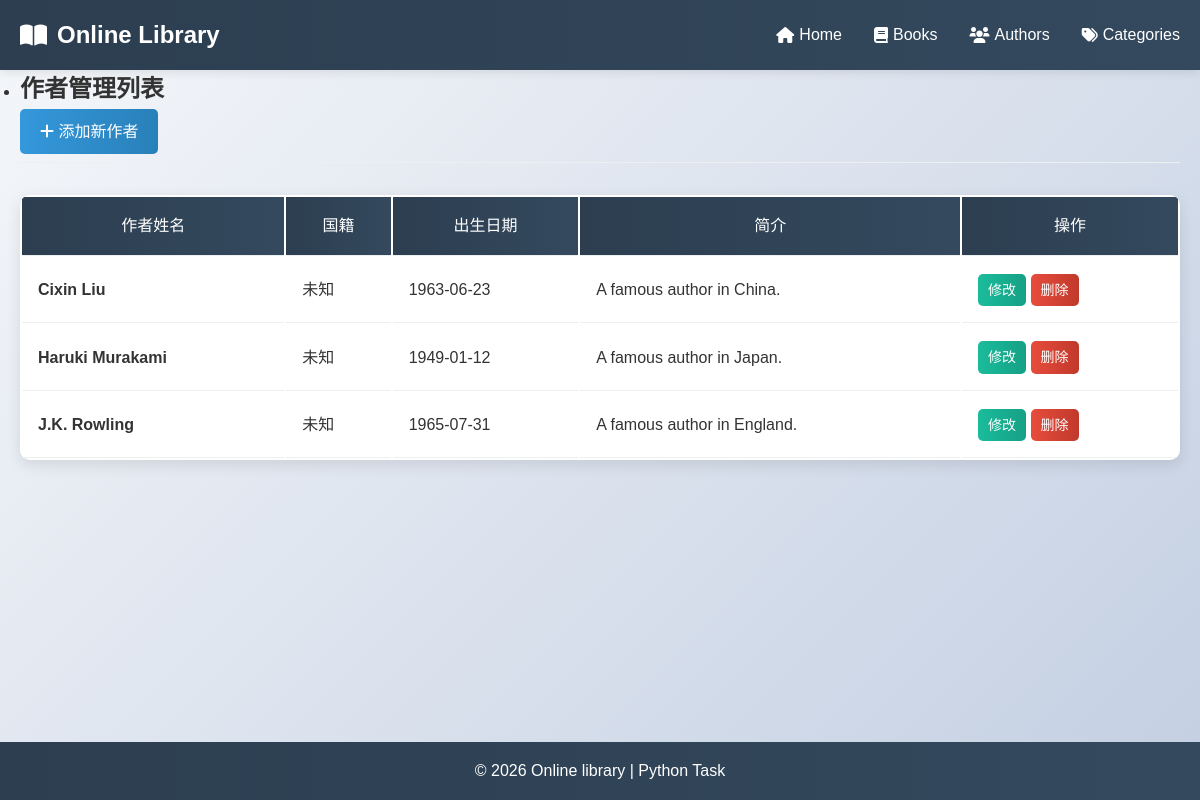
The app's page /authors with its own data.
### models.py (models this page shows, shortened)
class Author(db.Model):
    id = db.Column(db.Integer, primary_key=True)
    name = db.Column(db.String(100), nullable=False)
    birth_date = db.Column(db.Date)
    nationality_id = db.Column(db.Integer, db.ForeignKey('language.id'), nullable=False)
    is_alive = db.Column(db.Boolean, default=True)
    biography = db.Column(db.Text)
    books = db.relationship('Book', backref='author', lazy=True)

### app.py (the view)
@app.route('/authors')
def list_authors():
    authors = Author.query.all()
    return render_template('authors.html', authors=authors)

### templates/authors.html (shortened to what this page needs)
{% extends "base.html" %}
{% block content %}
<section class="page-header">
    <ul>
        <li><h1>作者管理列表</h1></li>
        <a href="{{ url_for('add_author') }}" class="btn btn-primary"><i class="fas fa-plus"></i> 添加新作者</a>
    </ul>
</section>
<div class="books-container">
    {% if authors %}
    <table class="books-table">
        <thead>
            <tr>
                <th>作者姓名</th>
                <th>国籍</th>
                <th>出生日期</th>
                <th>简介</th>
                <th>操作</th>
            </tr>
        </thead>
        <tbody>
            {% for author in authors %}
            <tr>
                <td><strong>{{ author.name }}</strong></td>
                <td>{{ author.country or '未知' }}</td>
                <td>{{ author.birth_date or '未知' }}</td>
                <td style="max-width: 300px; text-overflow: ellipsis; overflow: hidden; white-space: nowrap;">{{ author.biography or '无' }}</td>
                <td>
                    <a href="{{ url_for('edit_author', author_id=author.id) }}" class="btn btn-small btn-info">修改</a>
                    <a href="{{ url_for('delete_author', author_id=author.id) }}" class="btn btn-small btn-danger">删除</a>
                </td>
            </tr>
            {% endfor %}
        </tbody>
    </table>
    {% else %}
    <div class="empty-state"><h3>暂无作者数据</h3></div>
    {% endif %}
</div>
{% endblock %}

### static/css/style.css (style rules this page uses)
* { margin: 0; padding: 0; box-sizing: border-box; }
body { font-family: 'Noto Sans SC', sans-serif; line-height: 1.6; color: #333; background: linear-gradient(135deg, #f5f7fa 0%, #c3cfe2 100%); min-height: 100vh; }
.page-header { display: flex; justify-content: space-between; align-items: center; margin-bottom: 2rem; padding-bottom: 0.5rem; border-bottom: 1px solid #ecf0f1; }
.btn { display: inline-block; padding: 10px 20px; border: none; border-radius: 5px; text-decoration: none; font-weight: 500; cursor: pointer; transition: all 0.3s ease; font-family: inherit; font-size: 1rem; }
.btn-primary { background: linear-gradient(90deg, #3498db 0%, #2980b9 100%); color: white; }
.btn-danger { background: linear-gradient(90deg, #e74c3c 0%, #c0392b 100%); color: white; }
.btn-info { background: linear-gradient(90deg, #1abc9c 0%, #16a085 100%); color: white; }
.btn-small { padding: 5px 10px; font-size: 0.875rem; }
.books-table { width: 100%; background: white; border-radius: 10px; overflow: hidden; box-shadow: 0 5px 15px rgba(0, 0, 0, 0.1); }
.books-table th, .books-table td { padding: 1rem; text-align: left; border-bottom: 1px solid #ecf0f1; }
.books-table th { background: linear-gradient(90deg, #2c3e50 0%, #34495e 100%); color: white; text-align: center; font-weight: 500; }

### records on screen
Author: name "Cixin Liu", country "未知", birth_date "1963-06-23", biography "A famous author in China."
Author: name "Haruki Murakami", country "未知", birth_date "1949-01-12", biography "A famous author in Japan."
Author: name "J.K. Rowling", country "未知", birth_date "1965-07-31", biography "A famous author in England."
